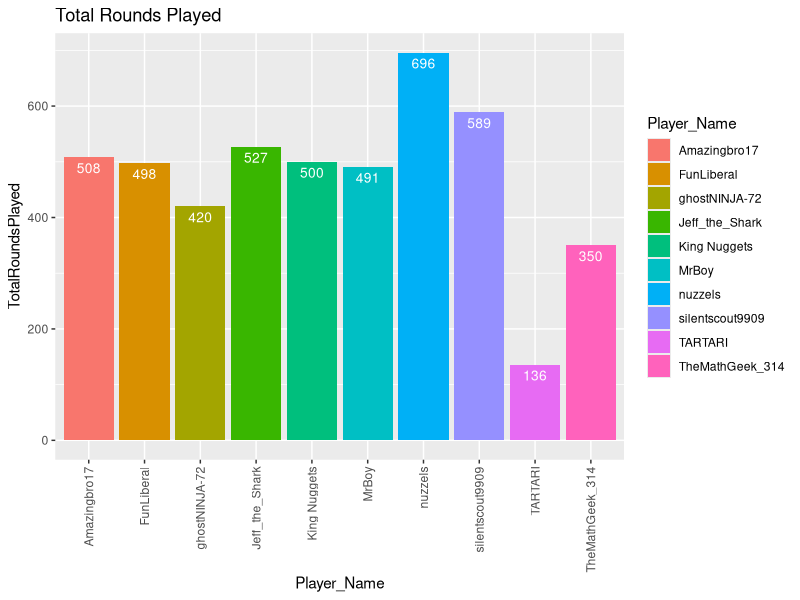
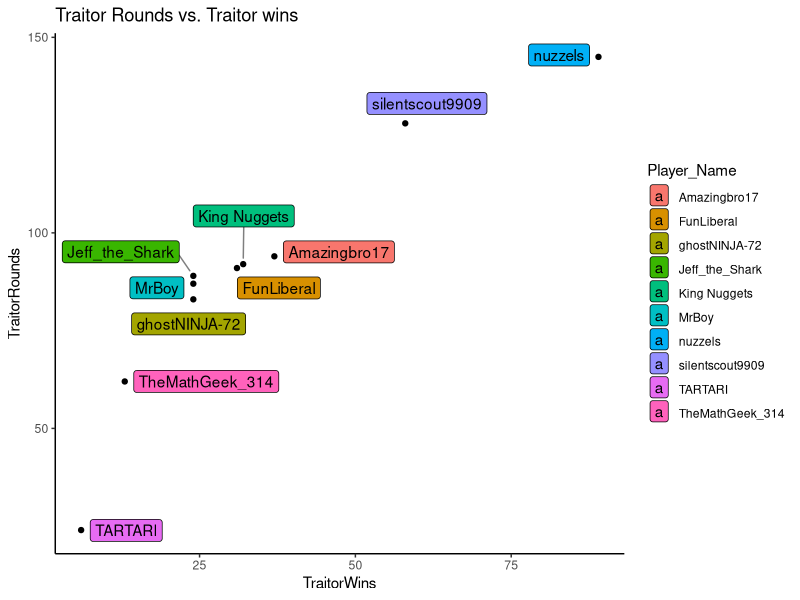
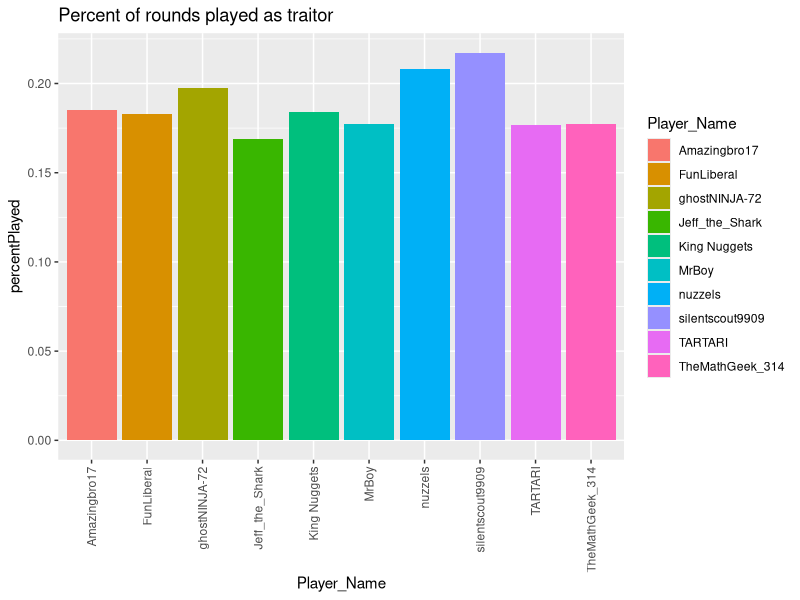
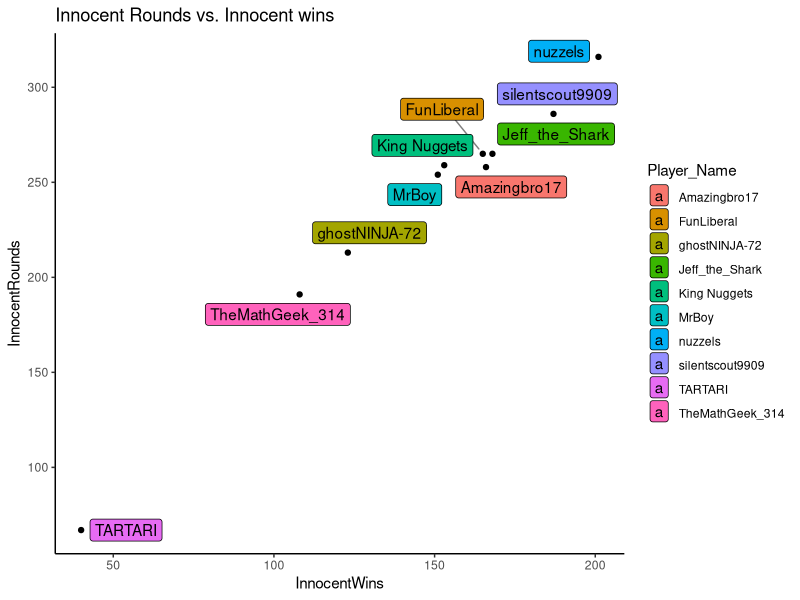
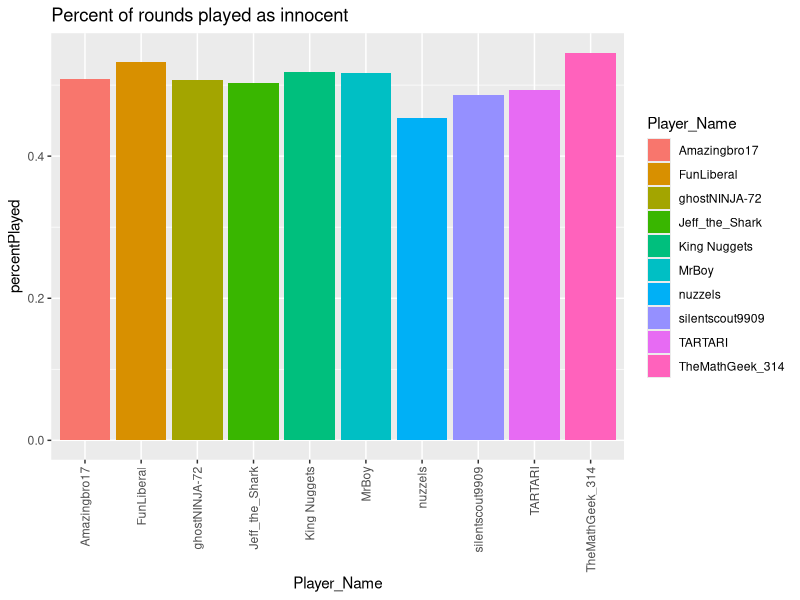
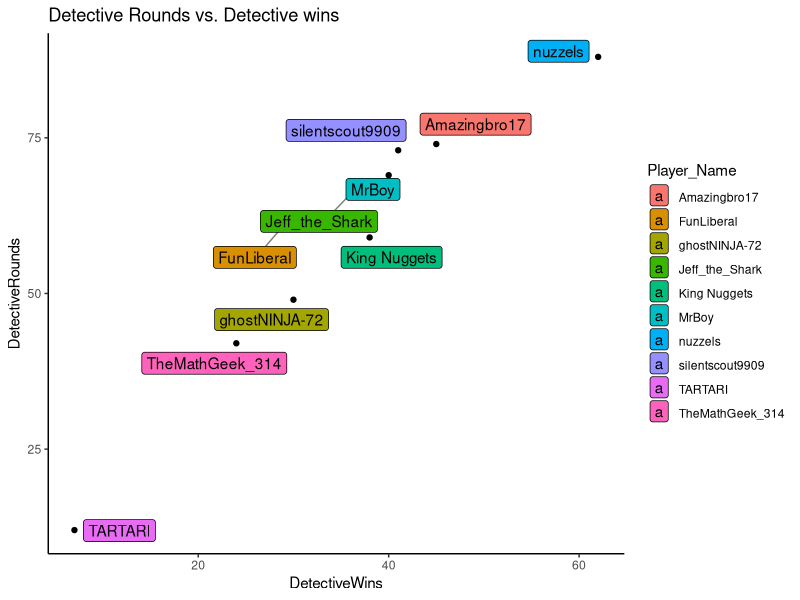
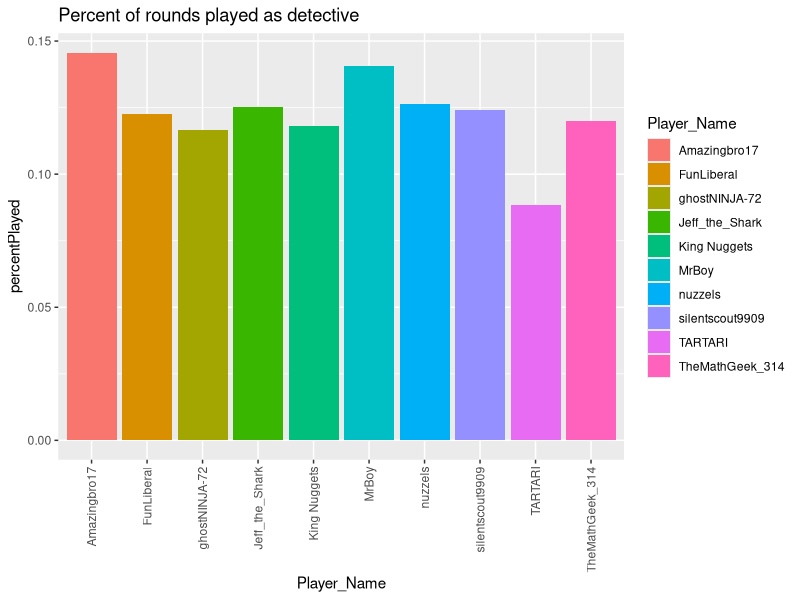
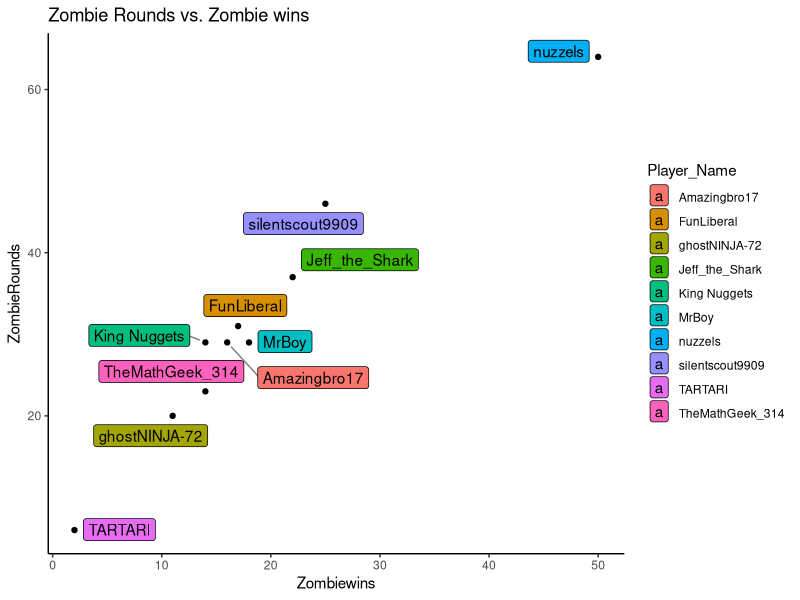

Recreate these plots in R, in order.
## ---- chunk 1
knitr::opts_chunk$set(echo = TRUE)
## ---- chunk 2
library(tidyverse)
library(ggplot2)
library(ggrepel)
library(readxl)
pstats <- read_excel('TTTStatsTag.xlsx', sheet='PlayerStats')
tpartners <- read_excel('TTTStatsTag.xlsx', sheet='TraitorPartners')
dequip <- read_excel('TTTStatsTag.xlsx', sheet='DetectiveEquipment')
tequip <- read_excel('TTTStatsTag.xlsx', sheet='TraitorEquipment')
## ---- chunk 3
pstats$Player_Name <- as.factor(pstats$Player_Name)
pstatsClean <- pstats %>% pivot_longer(
  !c('Player_Name'),
  names_to="stat",
  values_to="count",
  values_drop_na = TRUE
)
## ---- chunk 4
tpartners$Player_Name <- as.factor(tpartners$Player_Name)
tpartnersClean <- tpartners %>% pivot_longer(
  !c('Player_Name'),
  names_to="stat",
  values_to="count",
  values_drop_na = TRUE
)
## ---- chunk 5
dequip$Player_Name <- as.factor(dequip$Player_Name)
dequipClean <- dequip %>% pivot_longer(
  !c('Player_Name'),
  names_to="stat",
  values_to="count",
  values_drop_na = TRUE
)
## ---- chunk 6
tequip$Player_Name <- as.factor(tequip$Player_Name)
tequipClean <- tequip %>% pivot_longer(
  !c('Player_Name'),
  names_to="stat",
  values_to="count",
  values_drop_na = TRUE
)
## ---- chunk 7
overallStatP <- pstatsClean %>% group_by(stat) %>% summarise(overall = sum(count))
overallStatTP <- tpartnersClean %>% group_by(stat) %>% summarise(overall = sum(count))
overallStatD <- dequipClean %>% group_by(stat) %>% summarise(overall = sum(count))
## ---- chunk 8
ggplot(pstats, aes(y=TotalRoundsPlayed,x=Player_Name, fill=Player_Name)) + geom_bar(stat = "Identity") + geom_text(aes(label=TotalRoundsPlayed), vjust=1.6, color="white", size=3.5) + ggtitle("Total Rounds Played") +
  theme(axis.text.x=element_text(angle=90,hjust=1,vjust=0.5))
## ---- chunk 9
ggplot(pstats,aes(x=TraitorWins, y=TraitorRounds, fill=Player_Name)) + geom_point() + ggtitle("Traitor Rounds vs. Traitor wins") +
  geom_label_repel(aes(label = Player_Name),
                  box.padding   = 0.35, 
                  point.padding = 0.5,
                  segment.color = 'grey50') +
  theme_classic()

pstats %>% group_by(Player_Name,TraitorRounds,TraitorWins) %>% 
  summarise(winPercent=TraitorWins/TraitorRounds) %>%
  arrange(desc(winPercent))
## ---- chunk 10
pstats %>% group_by(Player_Name) %>% summarise(percentPlayed=TraitorRounds/TotalRoundsPlayed) %>% 
  ggplot(aes(y=percentPlayed,x=Player_Name,fill=Player_Name)) + geom_bar(stat = "Identity") + ggtitle("Percent of rounds played as traitor") +
  theme(axis.text.x=element_text(angle=90,hjust=1,vjust=0.5))
## ---- chunk 11
ggplot(pstats,aes(x=InnocentWins, y=InnocentRounds, fill=Player_Name)) + geom_point() + ggtitle("Innocent Rounds vs. Innocent wins") +
  geom_label_repel(aes(label = Player_Name),
                  box.padding   = 0.35, 
                  point.padding = 0.5,
                  segment.color = 'grey50') +
  theme_classic()

pstats %>% group_by(Player_Name,InnocentRounds,InnocentWins) %>% 
  summarise(winPercent=InnocentWins/InnocentRounds) %>%
  arrange(desc(winPercent))
## ---- chunk 12
pstats %>% group_by(Player_Name) %>% summarise(percentPlayed=InnocentRounds/TotalRoundsPlayed) %>% 
  ggplot(aes(y=percentPlayed,x=Player_Name,fill=Player_Name)) + geom_bar(stat = "Identity") + ggtitle("Percent of rounds played as innocent") +
  theme(axis.text.x=element_text(angle=90,hjust=1,vjust=0.5))
## ---- chunk 13
ggplot(pstats,aes(x=DetectiveWins, y=DetectiveRounds, fill=Player_Name)) + geom_point() + ggtitle("Detective Rounds vs. Detective wins") +
  geom_label_repel(aes(label = Player_Name),
                  box.padding   = 0.35, 
                  point.padding = 0.5,
                  segment.color = 'grey50') +
  theme_classic()

pstats %>% group_by(Player_Name,DetectiveRounds,DetectiveWins) %>% 
  summarise(winPercent=DetectiveWins/DetectiveRounds) %>%
  arrange(desc(winPercent))
## ---- chunk 14
pstats %>% group_by(Player_Name) %>% summarise(percentPlayed=DetectiveRounds/TotalRoundsPlayed) %>% 
  ggplot(aes(y=percentPlayed,x=Player_Name,fill=Player_Name)) + geom_bar(stat = "Identity") + ggtitle("Percent of rounds played as detective") +
  theme(axis.text.x=element_text(angle=90,hjust=1,vjust=0.5))
## ---- chunk 15
ggplot(pstats,aes(x=Zombiewins, y=ZombieRounds, fill=Player_Name)) + geom_point() + ggtitle("Zombie Rounds vs. Zombie wins") +
  geom_label_repel(aes(label = Player_Name),
                  box.padding   = 0.35, 
                  point.padding = 0.5,
                  segment.color = 'grey50') +
  theme_classic()

pstats %>% group_by(Player_Name,Zombiewins,ZombieRounds) %>% 
  summarise(winPercent=Zombiewins/ZombieRounds) %>%
  arrange(desc(winPercent))
## ---- chunk 16
pstats %>% group_by(Player_Name) %>% summarise(percentPlayed=ZombieRounds/TotalRoundsPlayed) %>% 
  ggplot(aes(y=percentPlayed,x=Player_Name,fill=Player_Name)) + geom_bar(stat = "Identity") + ggtitle("Percent of rounds played as zombie") +
  theme(axis.text.x=element_text(angle=90,hjust=1,vjust=0.5))
## ---- chunk 17
ggplot(pstats,aes(x=HypnotistWins, y=HypnotistRounds, fill=Player_Name)) + geom_point() + ggtitle("Hypnotist Rounds vs. Hypnotist wins") +
  geom_label_repel(aes(label = Player_Name),
                  box.padding   = 0.35, 
                  point.padding = 0.5,
                  segment.color = 'grey50') +
  theme_classic()

pstats %>% group_by(Player_Name,HypnotistWins,HypnotistRounds) %>% 
  summarise(winPercent=HypnotistWins/HypnotistRounds) %>%
  arrange(desc(winPercent))
## ---- chunk 18
pstats %>% group_by(Player_Name) %>% summarise(percentPlayed=HypnotistRounds/TotalRoundsPlayed) %>% 
  ggplot(aes(y=percentPlayed,x=Player_Name,fill=Player_Name)) + geom_bar(stat = "Identity") + ggtitle("Percent of rounds played as hypnotist") +
  theme(axis.text.x=element_text(angle=90,hjust=1,vjust=0.5))
## ---- chunk 19
ggplot(pstats,aes(x=Player_Name, y=CrookedCop, fill=Player_Name)) + geom_bar(stat="identity") + geom_text(aes(label=CrookedCop), vjust=1.6, color="white", size=3.5) + ggtitle("Amount of Innocents killed as detective") +
  theme(axis.text.x=element_text(angle=90,hjust=1,vjust=0.5))
pstats %>% group_by(Player_Name, DetectiveRounds, CrookedCop) %>% 
  summarise(Crookedeness=CrookedCop/DetectiveRounds) %>%
  arrange(desc(Crookedeness))
## ---- chunk 20
ggplot(pstats,aes(x=Player_Name, y=TriggerHappyInnocent, fill=Player_Name)) + geom_bar(stat="identity") + geom_text(aes(label=TriggerHappyInnocent), vjust=1.6, color="white", size=3.5) + ggtitle("Amount of Innocents killed as an Innocent") +
  theme(axis.text.x=element_text(angle=90,hjust=1,vjust=0.5))
pstats %>% group_by(Player_Name, InnocentRounds, TriggerHappyInnocent) %>% 
  summarise(Shootyness=TriggerHappyInnocent/InnocentRounds) %>%
  arrange(desc(Shootyness))
## ---- chunk 21
ggplot(pstats,aes(x=Player_Name,y=TotalFallDamage, fill=Player_Name)) + geom_bar(stat = "Identity")  + geom_text(aes(label=TotalFallDamage), vjust=1.6, color="Blue", size=3.5) + ggtitle("People least safe near ledges") +
  theme(axis.text.x=element_text(angle=90,hjust=1,vjust=0.5))
## ---- chunk 22
dequipClean %>% group_by(stat) %>% summarise(overallTimesBought = sum(count)) %>%
  ggplot(aes(x=stat,y=overallTimesBought)) + geom_bar(stat="Identity") + geom_text(aes(label=overallTimesBought), vjust=1.6, color="Red", size=2.5) + ggtitle("Times each detective equipment was bought") +
  theme(axis.text.x=element_text(angle=90,hjust=1,vjust=0.5))
dequipClean %>% group_by(stat) %>% summarise(percentBought=sum(count)/1172) %>% arrange(desc(percentBought))
## ---- chunk 23
dequipClean %>% filter(count>0) %>% group_by(Player_Name, stat) %>% summarise(equipBought=n()) %>% 
  ggplot(aes(x=Player_Name,y=equipBought, fill=Player_Name)) + geom_bar(stat = "Identity")  +
  theme(axis.text.x=element_text(angle=90,hjust=1,vjust=0.5)) + 
  ggtitle("Number of different detective equipment bought")

## ---- chunk 24
dequipClean %>% ggplot(aes(x=Player_Name,y=count, fill=Player_Name)) + geom_bar(stat = "Identity") + facet_wrap(~stat, ncol=5, scales = "free_y") +
  theme(axis.text.x=element_text(angle=90,hjust=1,vjust=0.5))
## ---- chunk 25
tequipClean %>% group_by(stat) %>% summarise(overallTimesBought = sum(count)) %>%
  ggplot(aes(x=stat,y=overallTimesBought)) + geom_bar(stat="Identity") + geom_text(aes(label=overallTimesBought), vjust=1.6, color="Red", size=2.5) + ggtitle("Times each traitor equipment was bought") +
  theme(axis.text.x=element_text(angle=90,hjust=1,vjust=0.5))
tequipClean %>% group_by(stat) %>% summarise(percentBought=sum(count)/1172) %>% arrange(desc(percentBought))
## ---- chunk 26
tequipClean %>% filter(count>0) %>% group_by(Player_Name, stat) %>% summarise(equipBought=n()) %>% 
  ggplot(aes(x=Player_Name,y=equipBought, fill=Player_Name)) + geom_bar(stat = "Identity")  +
  theme(axis.text.x=element_text(angle=90,hjust=1,vjust=0.5)) + 
  ggtitle("Number of different traitor equipment bought")

## ---- chunk 27
tequipClean %>% ggplot(aes(x=Player_Name,y=count, fill=Player_Name)) + geom_bar(stat = "Identity") + facet_wrap(~stat, ncol=6, scales = "free_y") +
  theme(axis.text.x=element_text(angle=90,hjust=1,vjust=0.5))
